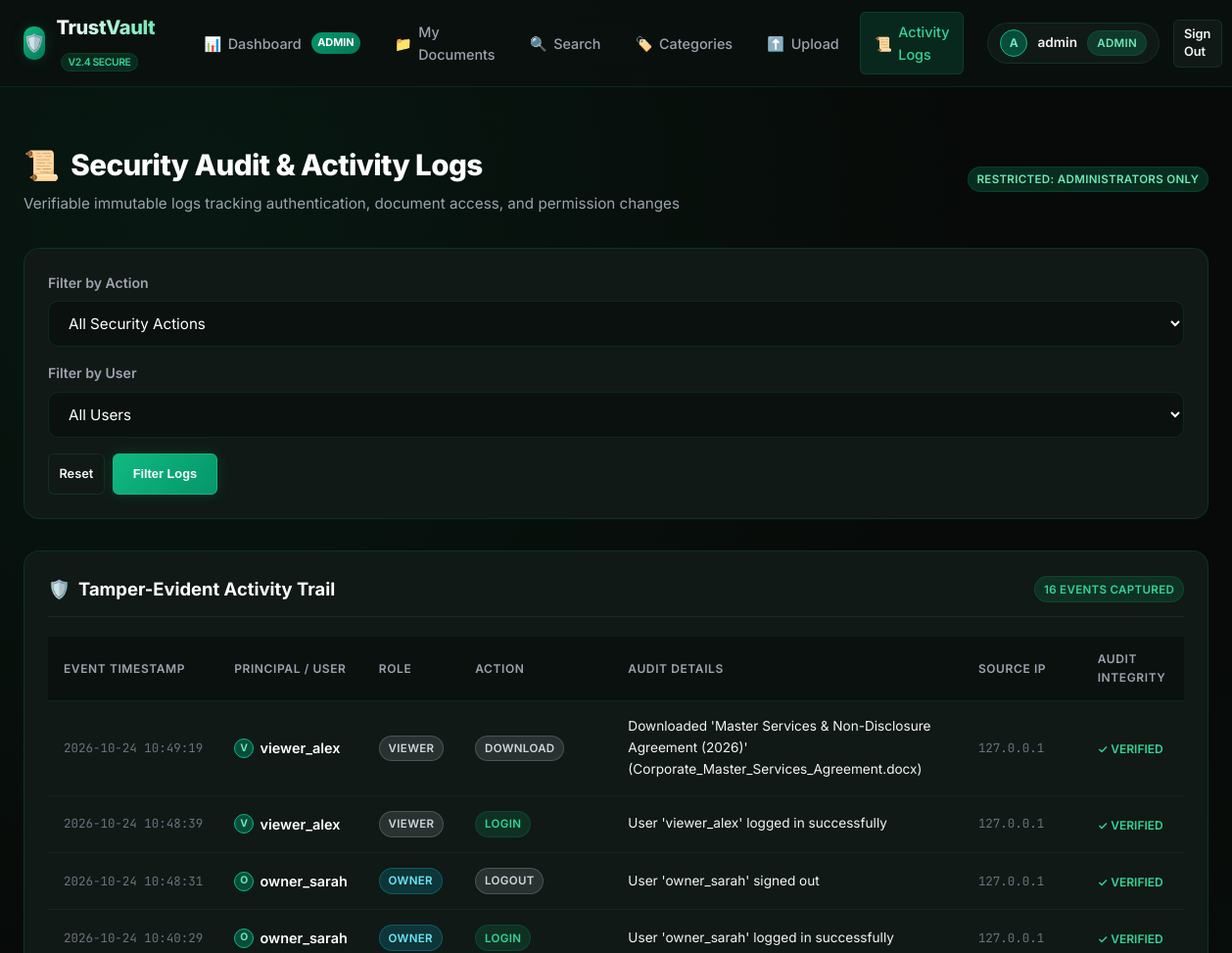
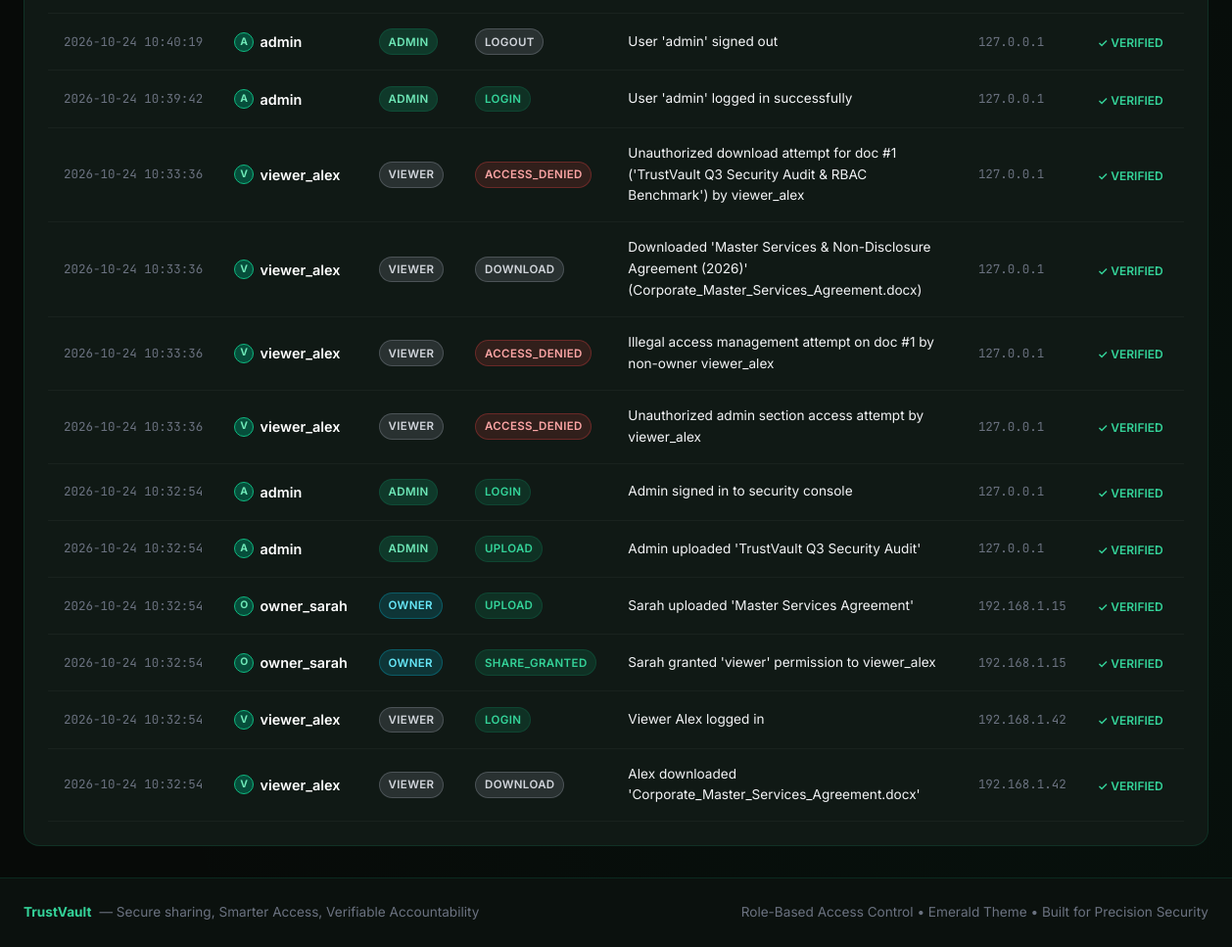
The app's page /activity-logs (signed in) with its own data (2 pictures, top to bottom).
### app.py (models this page shows, shortened)
class User(db.Model):
    __tablename__ = 'users'
    id = db.Column(db.Integer, primary_key=True)
    username = db.Column(db.String(80), unique=True, nullable=False)
    email = db.Column(db.String(120), unique=True, nullable=False)
    password_hash = db.Column(db.String(255), nullable=False)
    role = db.Column(db.String(20), nullable=False, default='owner')  # 'admin', 'owner', 'viewer'
    avatar = db.Column(db.String(255), default='default-avatar.png')
    created_at = db.Column(db.DateTime, default=datetime.utcnow)
    documents = db.relationship('Document', backref='owner', cascade='all, delete-orphan', lazy=True)
    granted_permissions = db.relationship('DocumentPermission', foreign_keys='DocumentPermission.user_id', backref='grantee', cascade='all, delete-orphan', lazy=True)
    logs = db.relationship('ActivityLog', backref='user', lazy=True)
    @property
    def is_admin(self):
        return self.role == 'admin'

class ActivityLog(db.Model):
    __tablename__ = 'activity_logs'
    id = db.Column(db.Integer, primary_key=True)
    user_id = db.Column(db.Integer, db.ForeignKey('users.id'), nullable=True)
    action = db.Column(db.String(50), nullable=False)
    details = db.Column(db.String(255), nullable=False)
    ip_address = db.Column(db.String(50))
    timestamp = db.Column(db.DateTime, default=datetime.utcnow)

### app.py (the view)
@app.route('/activity-logs')
@login_required
@admin_required
def activity_logs():
    action_filter = request.args.get('action', '')
    user_filter = request.args.get('user', '')
    base_query = ActivityLog.query
    if action_filter:
        base_query = base_query.filter(ActivityLog.action == action_filter)
    if user_filter and user_filter.isdigit():
        base_query = base_query.filter(ActivityLog.user_id == int(user_filter))
    logs = base_query.order_by(ActivityLog.timestamp.desc()).limit(150).all()
    users = User.query.all()
    actions = ['LOGIN', 'LOGOUT', 'REGISTER', 'UPLOAD', 'DOWNLOAD', 'DELETE', 'SHARE_GRANTED', 'SHARE_REVOKED', 'ACCESS_DENIED', 'PASSWORD_CHANGE', 'PROFILE_UPDATE']
    return render_template(
        'activity_logs.html',
        logs=logs,
        users=users,
        actions=actions,
        selected_action=action_filter,
        selected_user=user_filter
    )

### app.py (called while the page is built)
def get_current_user():
    if 'user_id' in session:
        return User.query.get(session['user_id'])
    return None

@app.context_processor
def inject_user_and_counts():
    user = get_current_user()
    unread_logs = 0
    if user and user.is_admin:
        unread_logs = ActivityLog.query.count()
    return dict(current_user=user, total_activity_count=unread_logs)

def login_required(f):
    @wraps(f)
    def decorated_function(*args, **kwargs):
        if 'user_id' not in session:
            flash("Please sign in to access TrustVault.", "warning")
            return redirect(url_for('login', next=request.url))
        return f(*args, **kwargs)
    return decorated_function

def admin_required(f):
    @wraps(f)
    def decorated_function(*args, **kwargs):
        if 'user_id' not in session:
            flash("Please sign in first.", "warning")
            return redirect(url_for('login', next=request.url))
        user = User.query.get(session['user_id'])
        if not user or user.role != 'admin':
            log_activity('ACCESS_DENIED', f"Unauthorized admin section access attempt by {user.username if user else 'Unknown'}")
            flash("Access Restricted: This section (Dashboard & Activity Logs) is reserved for Administrators.", "danger")
            return redirect(url_for('my_documents'))
        return f(*args, **kwargs)
    return decorated_function

### templates/activity_logs.html (shortened to what this page needs)
{% extends 'base.html' %}
{% block content %}
<main class="container">
  <div class="page-header">
    <div>
      <h1 class="page-title">
        <span>📜</span> Security Audit & Activity Logs
      </h1>
      <p class="page-subtitle">Verifiable immutable logs tracking authentication, document access, and permission changes</p>
    </div>
    <div style="display: flex; gap: 0.5rem; align-items: center;">
      <span class="badge badge-admin">RESTRICTED: ADMINISTRATORS ONLY</span>
    </div>
  </div>
  <div class="card" style="margin-bottom: 2rem;">
    <form method="GET" action="{{ url_for('activity_logs') }}" style="display: grid; grid-template-columns: repeat(auto-fit, minmax(220px, 1fr)) auto; gap: 1rem; align-items: end;">
      <div class="form-group" style="margin-bottom: 0;">
        <label for="action" class="form-label">Filter by Action</label>
        <select id="action" name="action" class="form-control" style="background-color: var(--bg-deep);">
          <option value="">All Security Actions</option>
        </select>
      </div>
      <div class="form-group" style="margin-bottom: 0;">
        <label for="user" class="form-label">Filter by User</label>
        <select id="user" name="user" class="form-control" style="background-color: var(--bg-deep);">
          <option value="">All Users</option>
        </select>
      </div>
      <div style="display: flex; gap: 0.5rem;">
        <a href="{{ url_for('activity_logs') }}" class="btn btn-secondary btn-sm" style="height: 42px;">Reset</a>
        <button type="submit" class="btn btn-primary btn-sm" style="height: 42px; padding: 0 1.25rem;">
          Filter Logs
        </button>
      </div>
    </form>
  </div>
  <div class="card">
    <div class="card-header">
      <h2 class="card-title">
        <span>🛡️</span> Tamper-Evident Activity Trail
      </h2>
      <span class="badge badge-success">{{ logs|length }} Events Captured</span>
    </div>
    <div class="table-responsive">
      <table class="table">
        <thead>
          <tr>
            <th>Event Timestamp</th>
            <th>Principal / User</th>
            <th>Role</th>
            <th>Action</th>
            <th>Audit Details</th>
            <th>Source IP</th>
            <th>Audit Integrity</th>
          </tr>
        </thead>
        <tbody>
          {% for log in logs %}
          <tr>
            <td style="font-family: var(--font-mono); font-size: 0.78rem; color: var(--text-muted); white-space: nowrap;">
              {{ log.timestamp.strftime('%Y-%m-%d %H:%M:%S') }}
            </td>
            <td>
              {% if log.user %}
                <div style="display: flex; align-items: center; gap: 0.4rem;">
                  <div class="user-avatar-small" style="width: 20px; height: 20px; font-size: 0.65rem;">
                    {{ log.user.username[0]|upper }}
                  </div>
                  <span style="font-weight: 600; color: #fff;">{{ log.user.username }}</span>
                </div>
              {% else %}
                <span style="color: var(--text-muted); font-style: italic;">Unauthenticated / System</span>
              {% endif %}
            </td>
            <td>
              {% if log.user %}
                <span class="badge badge-{{ log.user.role }}">{{ log.user.role }}</span>
              {% else %}
                <span class="badge badge-viewer">N/A</span>
              {% endif %}
            </td>
            <td>
              <span class="badge {% if log.action in ['LOGIN', 'REGISTER', 'UPLOAD', 'SHARE_GRANTED'] %}badge-success{% elif log.action in ['DELETE', 'SHARE_REVOKED', 'ACCESS_DENIED', 'LOGIN_FAILED'] %}badge-danger{% else %}badge-viewer{% endif %}">
                {{ log.action }}
              </span>
            </td>
            <td style="font-size: 0.85rem; color: var(--text-primary);">
              {{ log.details }}
            </td>
            <td style="font-family: var(--font-mono); font-size: 0.78rem; color: var(--text-muted);">
              {{ log.ip_address or '127.0.0.1' }}
            </td>
            <td>
              <span style="font-size: 0.75rem; color: var(--emerald-400); font-weight: 600;">
                ✓ VERIFIED
              </span>
            </td>
          </tr>
          {% else %}
          <tr>
            <td colspan="7" style="text-align: center; color: var(--text-muted); padding: 3rem;">
              No audit logs match your filter criteria.
            </td>
          </tr>
          {% endfor %}
        </tbody>
      </table>
    </div>
  </div>
</main>
{% endblock %}

### templates/base.html (shortened to what this page needs)
<!DOCTYPE html>
<html lang="en">
<head>
  <link rel="stylesheet" href="{{ url_for('static', filename='css/style.css') }}">
</head>
<body>
  <nav class="navbar">
    <div class="nav-container">
      <a href="{{ url_for('index') }}" class="brand">
        <div class="brand-icon">🛡️</div>
        <div>
          <span class="brand-text">TrustVault</span>
          <span class="brand-tag">v2.4 SECURE</span>
        </div>
      </a>
      {% if current_user %}
      <ul class="nav-links">
        {% if current_user.is_admin %}
        <li class="nav-item">
          <a href="{{ url_for('dashboard') }}" class="{% if request.endpoint == 'dashboard' %}active{% endif %}">
            <span>📊</span> Dashboard <span class="nav-badge-admin">ADMIN</span>
          </a>
        </li>
        {% endif %}
        <li class="nav-item">
          <a href="{{ url_for('my_documents') }}" class="{% if request.endpoint == 'my_documents' %}active{% endif %}">
            <span>📁</span> My Documents
          </a>
        </li>
        <li class="nav-item">
          <a href="{{ url_for('search_documents') }}" class="{% if request.endpoint == 'search_documents' %}active{% endif %}">
            <span>🔍</span> Search
          </a>
        </li>
        <li class="nav-item">
          <a href="{{ url_for('categories_view') }}" class="{% if request.endpoint in ['categories_view', 'category_detail'] %}active{% endif %}">
            <span>🏷️</span> Categories
          </a>
        </li>
        <li class="nav-item">
          <a href="{{ url_for('upload') }}" class="{% if request.endpoint == 'upload' %}active{% endif %}">
            <span>⬆️</span> Upload
          </a>
        </li>
        {% if current_user.is_admin %}
        <li class="nav-item">
          <a href="{{ url_for('activity_logs') }}" class="{% if request.endpoint == 'activity_logs' %}active{% endif %}">
            <span>📜</span> Activity Logs
          </a>
        </li>
        {% endif %}
      </ul>
      <div class="nav-actions">
        <a href="{{ url_for('profile') }}" class="user-profile-menu">
          <div class="user-avatar-small">
            {% if current_user.avatar and current_user.avatar != 'default-avatar.png' %}
              <img src="{{ url_for('static', filename='uploads/avatars/' + current_user.avatar) }}" alt="Avatar">
            {% else %}
              {{ current_user.username[0]|upper }}
            {% endif %}
          </div>
          <span style="font-size: 0.85rem; font-weight: 600;">{{ current_user.username }}</span>
          <span class="badge badge-{{ current_user.role }}">{{ current_user.role }}</span>
        </a>
        <a href="{{ url_for('logout') }}" class="btn btn-secondary btn-sm" title="Sign Out">Sign Out</a>
      </div>
      {% else %}
      <div class="nav-actions">
        <a href="{{ url_for('login') }}" class="btn btn-secondary btn-sm">Sign In</a>
        <a href="{{ url_for('register') }}" class="btn btn-primary btn-sm">Create Account</a>
      </div>
      {% endif %}
    </div>
  </nav>
  <div class="container" style="padding-top: 1.5rem; padding-bottom: 0;">
  </div>
  {% block content %}{% endblock %}
  <footer class="footer">
    <div class="footer-content">
      <div style="display: flex; align-items: center; gap: 0.5rem;">
        <span style="color: var(--emerald-400); font-weight: 700;">TrustVault</span>
        <span>— Secure sharing, Smarter Access, Verifiable Accountability</span>
      </div>
      <div>
        <span>Role-Based Access Control • Emerald Theme • Built for Precision Security</span>
      </div>
    </div>
  </footer>
</body>
</html>

### records on screen
User: username "A", username "admin", role "ADMIN"
ActivityLog: timestamp "2026-10-24 10:49:19", user "V", user.username "viewer_alex", user.role "VIEWER", action "DOWNLOAD", details "Downloaded 'Master Services & Non-Disclosure Agreement (2026)' (Corporate_Master_Services_Agreement.docx)", ip_address "127.0.0.1"
ActivityLog: timestamp "2026-10-24 10:48:39", user "V", user.username "viewer_alex", user.role "VIEWER", action "LOGIN", details "User 'viewer_alex' logged in successfully", ip_address "127.0.0.1"
ActivityLog: timestamp "2026-10-24 10:48:31", user "O", user.username "owner_sarah", user.role "OWNER", action "LOGOUT", details "User 'owner_sarah' signed out", ip_address "127.0.0.1"
ActivityLog: timestamp "2026-10-24 10:40:29", user "O", user.username "owner_sarah", user.role "OWNER", action "LOGIN", details "User 'owner_sarah' logged in successfully", ip_address "127.0.0.1"
ActivityLog: timestamp "2026-10-24 10:40:19", user "A", user.username "admin", user.role "ADMIN", action "LOGOUT", details "User 'admin' signed out", ip_address "127.0.0.1"
ActivityLog: timestamp "2026-10-24 10:39:42", user "A", user.username "admin", user.role "ADMIN", action "LOGIN", details "User 'admin' logged in successfully", ip_address "127.0.0.1"
ActivityLog: timestamp "2026-10-24 10:33:36", user "V", user.username "viewer_alex", user.role "VIEWER", action "ACCESS_DENIED", details "Unauthorized download attempt for doc #1 ('TrustVault Q3 Security Audit & RBAC Benchmark') by viewer_alex", ip_address "127.0.0.1"
ActivityLog: timestamp "2026-10-24 10:33:36", user "V", user.username "viewer_alex", user.role "VIEWER", action "DOWNLOAD", details "Downloaded 'Master Services & Non-Disclosure Agreement (2026)' (Corporate_Master_Services_Agreement.docx)", ip_address "127.0.0.1"
ActivityLog: timestamp "2026-10-24 10:33:36", user "V", user.username "viewer_alex", user.role "VIEWER", action "ACCESS_DENIED", details "Illegal access management attempt on doc #1 by non-owner viewer_alex", ip_address "127.0.0.1"
ActivityLog: timestamp "2026-10-24 10:33:36", user "V", user.username "viewer_alex", user.role "VIEWER", action "ACCESS_DENIED", details "Unauthorized admin section access attempt by viewer_alex", ip_address "127.0.0.1"
ActivityLog: timestamp "2026-10-24 10:32:54", user "A", user.username "admin", user.role "ADMIN", action "LOGIN", details "Admin signed in to security console", ip_address "127.0.0.1"
ActivityLog: timestamp "2026-10-24 10:32:54", user "A", user.username "admin", user.role "ADMIN", action "UPLOAD", details "Admin uploaded 'TrustVault Q3 Security Audit'", ip_address "127.0.0.1"
ActivityLog: timestamp "2026-10-24 10:32:54", user "O", user.username "owner_sarah", user.role "OWNER", action "UPLOAD", details "Sarah uploaded 'Master Services Agreement'", ip_address "192.168.1.15"
ActivityLog: timestamp "2026-10-24 10:32:54", user "O", user.username "owner_sarah", user.role "OWNER", action "SHARE_GRANTED", details "Sarah granted 'viewer' permission to viewer_alex", ip_address "192.168.1.15"
ActivityLog: timestamp "2026-10-24 10:32:54", user "V", user.username "viewer_alex", user.role "VIEWER", action "LOGIN", details "Viewer Alex logged in", ip_address "192.168.1.42"
ActivityLog: timestamp "2026-10-24 10:32:54", user "V", user.username "viewer_alex", user.role "VIEWER", action "DOWNLOAD", details "Alex downloaded 'Corporate_Master_Services_Agreement.docx'", ip_address "192.168.1.42"

### other values on screen
{{ logs|length }} "16"
